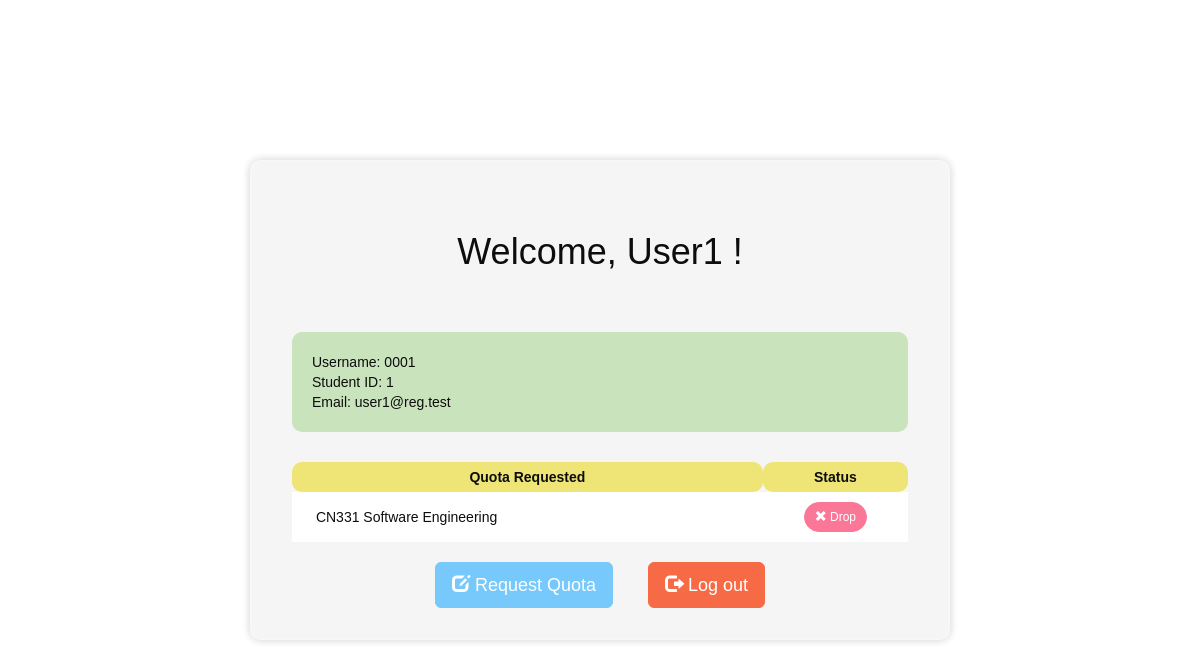
Screenshot of / (signed in) with the database file from the repository.
### regist/models.py (models this page shows, shortened)
class Student(models.Model):
    user = models.OneToOneField(User, on_delete=models.CASCADE, primary_key=True)
    s_id = models.PositiveIntegerField()

class SubjectStudentList(models.Model):
    subject = models.OneToOneField(Subject, on_delete=models.CASCADE, primary_key=True)
    students = models.ManyToManyField(Student, blank=True)
    def __str__(self):
        return f'{self.subject.sub_id} {self.subject.sub_name}'

class Subject(models.Model):
    sub_id = models.CharField(max_length=5, primary_key='True')
    sub_name = models.CharField(max_length=64)
    capacity  = models.PositiveIntegerField()
    status = models.BooleanField()
    semester = models.PositiveIntegerField()
    year = models.PositiveIntegerField()

### users/views.py (the view)
# urls.py: path('', views.index, name='index'),
def index(request):
    student = Student.objects.get(user_id=request.user)
    subjects = SubjectStudentList.objects.all()
    mysubject = []
    for subject in subjects:
        if student in subject.students.all():
            mysubject.append(subject)
    data = {'student': student,
            'subjects': mysubject}
    if not request.user.is_authenticated:
        return HttpResponseRedirect(reverse('login'))
    return render(request, 'index.html', data)

### users/templates/index.html (shortened to what this page needs)
<!DOCTYPE html>
<html lang="en">
    <head>
        <link rel="stylesheet" href="https://maxcdn.bootstrapcdn.com/bootstrap/3.3.7/css/bootstrap.min.css">
    </head>
<body>
{% extends 'layout.html' %}
{% block body %}
<div class="wrapper">
    <h1 style="background: whitesmoke; margin: 0px; padding: 40px; border-radius: 10px; opacity: 100%;">
        <center>Welcome, {{ student.user.first_name }} !</center></h1>
    <br>
    <p style="padding: 20px; background: rgb(199, 226, 186); border-radius: 10px;">
        Username: {{ student.user.username }}<br>
        Student ID: {{student.s_id}}<br>
        Email: {{ student.user.email }}<br>
    </p>
    <br>
    <table>
        <tr style="background: rgb(238, 228, 111);">
            <th><center>Quota Requested</center></th>
            <th><center>Status</center></th>
        </tr>
        {% for subject in subjects %}
        <tr style="background: white; ">
            <td style="text-indent: 20px;";>&nbsp;{{ subject }}</td>
            <td><center><a href="{% url 'users:remove' subject.subject_id %}" class="btn btn-default btn-sm"
                style="background-color: rgb(251, 112, 147); border-color: rgb(251, 112, 147) ; color: white; border-radius: 30px;" >
                <span class="glyphicon glyphicon-remove"></span>&nbsp;Drop</a></center></td>
            {% endfor %}
        </tr>
        </table>
        <br>
        <div style="float: bottom;"><center>
            <a href="{% url 'regist:sublist' %}" class="btn btn-info btn-lg" style="background-color: rgb(112, 198, 251); border-color: rgb(112, 198, 251) ; color: white; size: 10%;">
                <span class="glyphicon glyphicon-edit"></span>&nbsp;Request Quota</a>&nbsp;&nbsp;&nbsp;&nbsp;&nbsp;&nbsp;&nbsp;&nbsp;
            <a href="{% url 'users:logout' %}" class="btn btn-info btn-lg" style="background-color: rgb(246, 100, 60); border-color: rgb(246, 100, 60) ; color: white;">
                <span class="glyphicon glyphicon-log-out"></span>&nbsp;Log out</a>
        </center></div>
    {% endblock %}

### users/templates/index.html (style rules this page uses)
* { margin: 0; padding: 0; box-sizing: border-box; font-family: "Poppins",sans-serif ; }
table { width: 100%; }
th { height: 30px; border: transparent; border-collapse: collapse; border-radius: 10px; }
td { height: 50px; border: transparent; border-collapse: collapse; margin: 20px; }
body { display: flex; justify-content: center; align-items: center; min-height: 100vh; background: url(https://scontent.fbkk6-2.fna.fbcdn.net/v/t1.6435-9/126860888_2784600101810645_7728869971705722271_n.jpg?_nc_cat=104&ccb=1-7&_nc_sid=730e14&_nc_ohc=F1JS2Pyo30IAX_DuXiK&_nc_ht=scontent.fbkk6-2.fna&oh=00_AfA8O0bm18VHAM7SpP7JCSue8XB9PgRvVfUwUgft4shsXg&oe=6548F7CD); background-size: cover; background-position: center; padding: 50px; }
.wrapper { width: 700px; background: whitesmoke; border: 2px solid rgba(255, 255, 255, .2); backdrop-filter: blur(60px); box-shadow:0 0 10px rgba(0, 0, 0, .2) ; color:black; border-radius: 10px; padding: 30px 40px; opacity: 95%; }

### rows the page displays
Student: user.first_name "User1", user.username "0001", s_id "1", user.email "user1@reg.test"
SubjectStudentList: subject_id.sub_name "CN331 Software Engineering"
